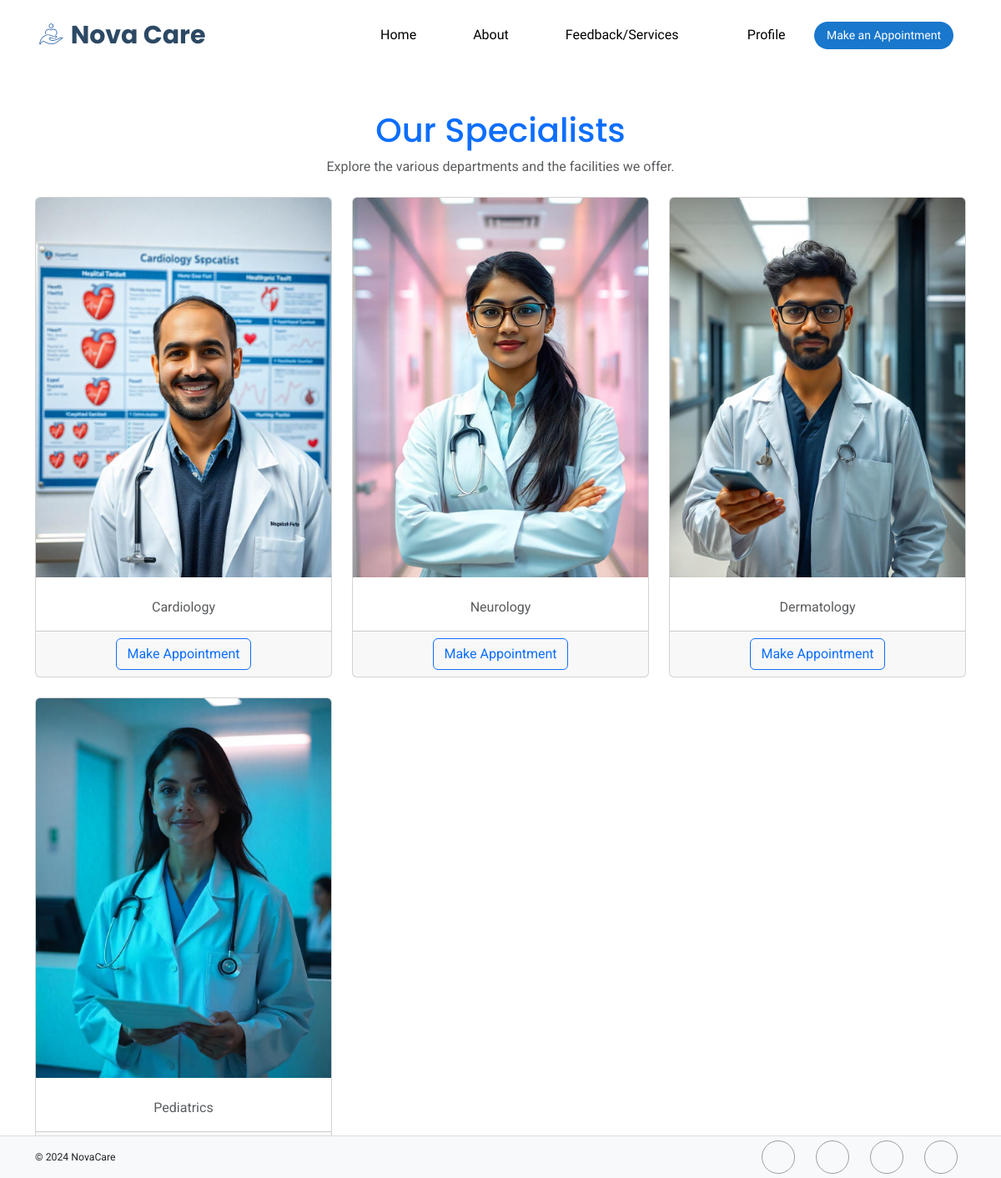
Before: /user_doctor with the older database file.
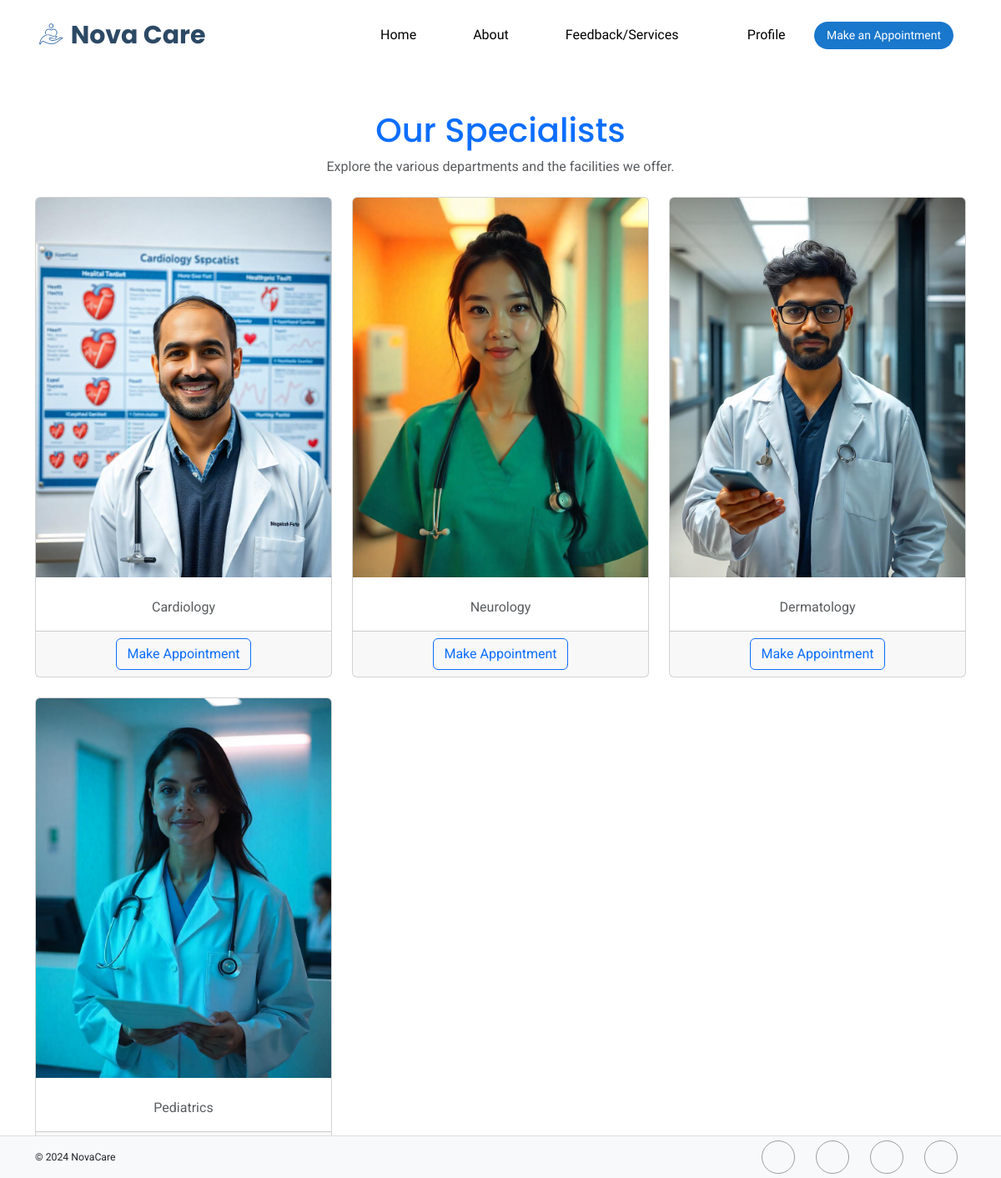
After: the same page with the newer database file.
### HospitalApp/models.py (models this page shows, shortened)
class Doctor(models.Model):
    GENDER_CHOICES = [('Male', 'Male'), ('Female', 'Female'), ('Other', 'Other')]
    STATUS_CHOICES = [('Active', 'Active'), ('Resigned', 'Resigned'), ('Retired', 'Retired'), ('Transferred', 'Transferred'), ('Terminated', 'Terminated')]
    user = models.OneToOneField(CustomUser, on_delete=models.CASCADE, related_name="doctor_profile")
    name = models.CharField(max_length=100)
    specialization = models.CharField(max_length=100)
    gender = models.CharField(max_length=10, choices=GENDER_CHOICES, verbose_name="Gender")
    phone = models.CharField(max_length=15, validators=[RegexValidator(regex=r'^\d{10}$', message="Enter a valid phone number")])
    email = models.EmailField()
    department = models.ForeignKey(Department, on_delete=models.CASCADE)
    license_no = models.CharField(max_length=50, unique=True, verbose_name="License Number")
    experience = models.PositiveIntegerField()
    photo = models.ImageField(upload_to='media/doctor_photos/', blank=True, null=True)
    status = models.CharField(max_length=15, choices=STATUS_CHOICES, default='Active')

class Department(models.Model):
    name = models.CharField(max_length=100, unique=True)
    notes = models.TextField(verbose_name="Details")
    department_photo = models.ImageField(upload_to='media/department_photos/')
    def __str__(self):
        return self.name

### HospitalApp/views.py (the view)
# urls.py: path('user_doctor', views.user_doctor, name="user_doctor"),
def user_doctor(request):
    doctors = Doctor.objects.all()
    return render(request,'HospitalApp/user_doctor.html', {'doctors': doctors})

### templates/HospitalApp/user_doctor.html (shortened to what this page needs)
{% extends 'HospitalApp/user_base.html' %}
{% load static %}
{% block content %}
<div class="container mt-5">
    <div class="text-center mb-4">
        <h1 class="text-primary">Our Specialists</h1>
        <p class="text-muted">Explore the various departments and the facilities we offer.</p>
    </div>
    <div class="row row-cols-1 row-cols-md-2 row-cols-lg-3 g-4">
        {% for doc in doctors %}
        <div class="col">
            <div class="card h-100 d-flex flex-column">
                <img src="{{ doc.photo.url }}" class="card-img-top" alt="Dr. Sarah Lee">
                <div class="card-body flex-grow-1 text-center">
                    <p class="card-text text-muted">{{doc.department}}</p>
                </div>
                <div class="card-footer text-center">
                    <a href="{% url 'HospitalApp:user_appointment' %}"  class="btn btn-outline-primary">Make Appointment</a>
                </div>
            </div>
        </div>
        {% endfor %}
    </div>
</div>
{% endblock %}

Changed rows visible on the page:
changed Doctor "Neurology": photo: a different picture
